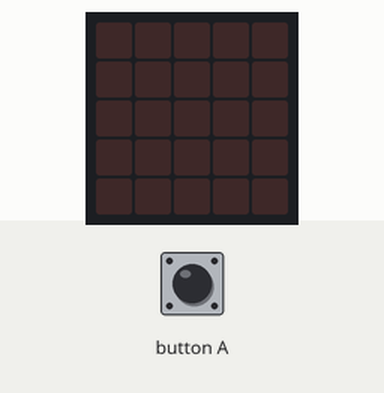
Bench run of a program on a simulated BBC micro:bit (MakeCode). On the bench: the board's 5×5 LED display. The test bench sets the inputs (shaded band). Dim RGB values are drawn brighter than linear.

Above: at 1.2 s.
1.3 s: button A pressed for 0.15 s
At 4.0 s:
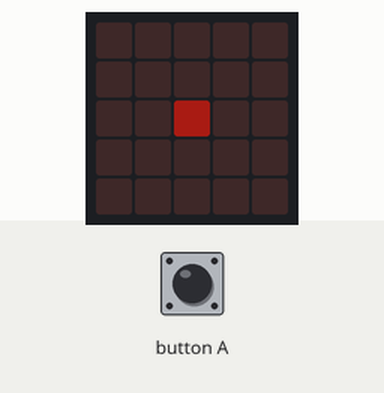
4.3 s: button A pressed for 0.15 s
At 6.3 s:
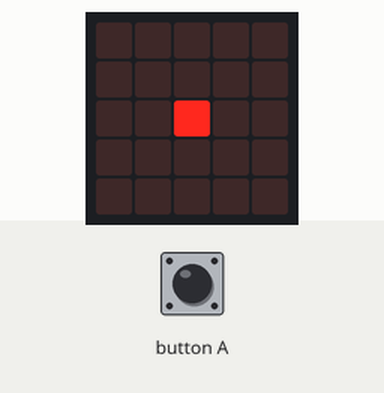
Timing chart, 0 to 7.8 s (numbered marks = the images above; inputs shaded):
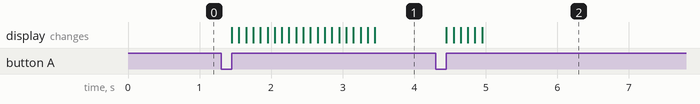

Measured:
- after the input at 1.3 s, the display: first changes after 0.15 s (image 1 shows a later state)
- after the input at 4.3 s, the display: first changes after 0.15 s (image 2 shows a later state)

The program:

main.ts
```typescript
input.onButtonPressed(Button.A, function () {
    led.plot(2, 2)
    if (led.brightness() > 254) {
        for (let index = 0; index < 4; index++) {
            basic.pause(100)
            led.setBrightness(214)
            basic.pause(100)
            led.setBrightness(152)
            basic.pause(100)
            led.setBrightness(100)
            basic.pause(100)
            led.setBrightness(88)
            basic.pause(100)
            led.setBrightness(44)
        }
    } else {
        led.setBrightness(0)
        basic.pause(100)
        led.setBrightness(41)
        basic.pause(100)
        led.setBrightness(88)
        basic.pause(100)
        led.setBrightness(152)
        basic.pause(100)
        led.setBrightness(214)
        basic.pause(100)
        led.setBrightness(255)
    }
})
```

test.ts
```typescript
// 在這裡測試；當此封包作為擴充功能時，將不會編譯此內容。
```
